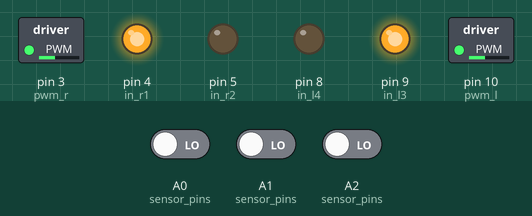
This program was run on a simulated Arduino Uno, built with avr-gcc and run on an emulated ATmega328P. Shown: switched loads named in the program (green lamp = pin HIGH), output pins drawn as LEDs (lit = HIGH). The test bench sets the inputs (shaded band); at power-on: A0 (sensor_pins) LOW, A1 (sensor_pins) LOW, A2 (sensor_pins) LOW.

Above: at 3.2 s.
3.3 s: A0 (sensor_pins) driven HIGH
At 3.6 s:
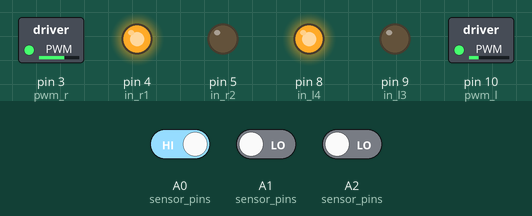
4.8 s: A1 (sensor_pins) driven HIGH
At 5.9 s:
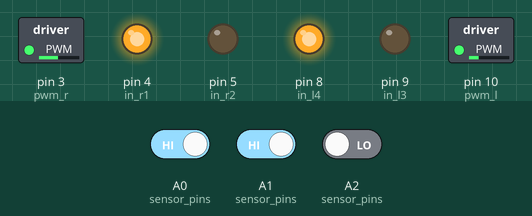
6.3 s: A2 (sensor_pins) driven HIGH
At 7.1 s:
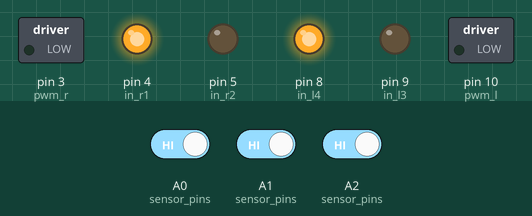
7.8 s: A0 (sensor_pins) driven LOW and A1 (sensor_pins) driven LOW
10.8 s: A1 (sensor_pins) driven HIGH
At 12.1 s:
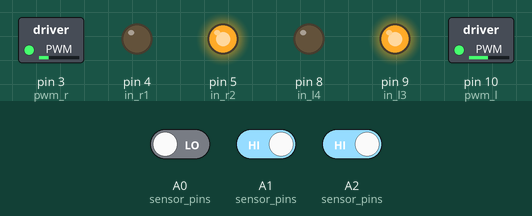
12.8 s: A0 (sensor_pins) driven HIGH
At 13.2 s:
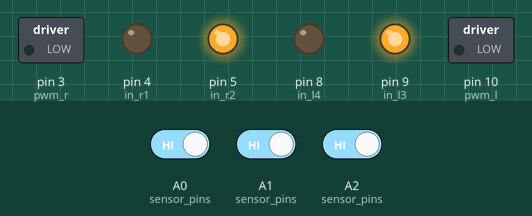
Timing chart, 0 to 15.3 s (numbered marks = the images above; inputs shaded):
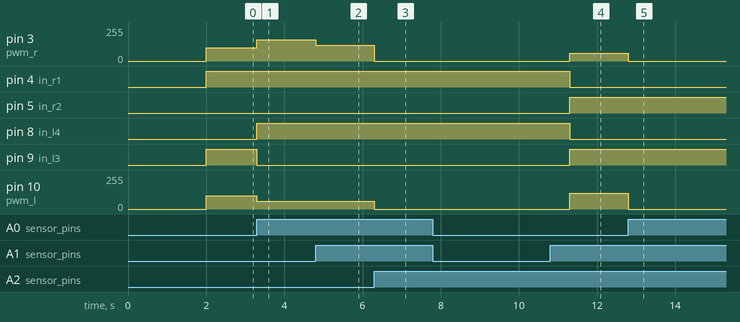

The program:

main.cpp
```cpp
#include <Arduino.h>
#include "defines.h"//for pins and sensors
#include "states.h" //describe where is the robot on the line
#include "Control.h"//using Pid to handle the error
#include "motorMove.h"

void setup() {
  #if debug
  Serial.begin(9600);
  #endif
  init_motor_pins();
  initSensors();
  initPID(40,0,0);//kp,kd,ki
  delay(2000);
}

void loop() {

  updateSensors();
  updateState();
  calculate_error();
  updatePID();
  movementHandler();

  #if debug
  //used for debuging
  printReadings();
  printPID_out();
  printSpeeds();
  #endif
}
```

Control.h
```cpp
#include <Arduino.h>
#include "states.h"

#ifndef _Control_H_
#define _Control_H_
//we will use PID controller to handle this sytem and minimize the driffting error
//in this system we use just 3 sensors thus the error will be simple and its region will be about
// 2~-2 best is 0

/*this feature canceled*/
///in case us wanna update those values from esp server remove static and access them in hte main loop

static float _KP;
static float _KD;
static float _KI;

static float prop;
static float derv;
static float Integ;
static int E;//error
static int prevE;//previous error

extern float controlOUT = 0;//used to control the motor

void initPID(float kP,float kD,float kI){
    _KP=kP;
    _KD=kD;
    _KI=kI;
}

void calculate_error(){
    switch(state){
        case Finished://stop PID calculations for 10 seconds
            E=0;
            break;
        case Centered:
            E = 0;
            break;
        case Right_Shifted:
            E = 1;
            break;
        case Right_Drift:
            E = 2;
            break;
        case Left_Shifted:
            E = -1;
            break;
        case Left_Drift:
            E = -2;
            break;
        case OutOfPath://try to find a path or stop the robot
            E = 100;//out of band
            break;
        default:
            break;
    }
}

void updatePID(){
//we considered the time as constant in PID parameters
  prop = E;
  Integ = Integ + E;
  derv = E-prevE;
  controlOUT = (_KP*prop) + (_KD*derv) + (_KI*Integ) ;
  prevE = E;
}


void printPID_out(void){
    Serial.print("Error: ");
    Serial.println(E);
    Serial.print("OUTPUT: ");
    Serial.println(controlOUT);
    Serial.print("State: ");
    Serial.println(state);
    Serial.println("");

    delay(500);
}
#endif
```

defines.h
```cpp
/*
used for changing pins in microcontroller and number of sensors used in the system.
*/
#ifndef _defines_H_
#define _defines_H_

#define debug 0 //write 1 to enable but becarful this slow down the robot it contain (serial print and delay)

//motor driver l298D has 3 pins for each motor
//2 for control direction , 1 for enable and used as pwm control

//right motor pins connected to arduino uno
#define pwm_r 3
#define in_r1 4
#define in_r2 5
//leftt motor pins connected to arduino uno
#define pwm_l 10
#define in_l3 9
#define in_l4 8


#define no_sensors 3 //numbers of sensors

//sensor pins just three sensors
#define sensorR A2
#define sensorF A1
#define sensorL A0

int sensor_pins[no_sensors] = {sensorF, sensorR, sensorL};

#endif
```

motorMove.h
```cpp
#include <Arduino.h>
#include "Control.h"
#ifndef _motorMove_H_
#define _motorMove_H_

static int maxSpeed = 160; //140; //255
static int minSpeed = 60;  //to avoid vibrations in the motor without moving

extern int speedR = 80;
extern int speedL = 80;

extern int speedT = 100; //total all wheels
extern int speedC = 20;  //speed for curve movment

int outR;
int outL;

void init_motor_pins()
{
  pinMode(pwm_r, OUTPUT);
  pinMode(in_r1, OUTPUT);
  pinMode(in_r2, OUTPUT);
  pinMode(pwm_l, OUTPUT);
  pinMode(in_l3, OUTPUT);
  pinMode(in_l4, OUTPUT);
}

void check_Boundries()
{
  if (outR >= maxSpeed) outR = maxSpeed;
  if (outR <= minSpeed) outR = minSpeed; // 0;
  if (outL >= maxSpeed) outL = maxSpeed;
  if (outL <= minSpeed) outL = minSpeed; // 0;
}

void directionR(int dir)
{
  //if positive or 0 move forward
  if (dir >= 0)
  {
    digitalWrite(in_r1, HIGH);
    digitalWrite(in_r2, LOW);
  }
  else
  {
    digitalWrite(in_r1, LOW);
    digitalWrite(in_r2, HIGH);
  }
}

void directionL(int dir)
{
  //if positive or 0 move forward
  if (dir >= 0)
  {
    digitalWrite(in_l3, HIGH);
    digitalWrite(in_l4, LOW);
  }
  else
  {
    digitalWrite(in_l3, LOW);
    digitalWrite(in_l4, HIGH);
  }
}

void movePID_dir()
{
  //get control signal from PID controller
  //change wheel direction while turning in curve
  directionR(controlOUT);
  directionL(-controlOUT);

  if (controlOUT || -controlOUT)
  {
    outR = speedR + controlOUT;
    outL = speedL - controlOUT;
  }
  else
  {
    outR = speedR;
    outL = speedL;
  }
  check_Boundries();
  analogWrite(pwm_r, outR);
  analogWrite(pwm_l, outL);
}

void movePID()
{
  //get control signal from PID controller
  directionR(controlOUT);
  directionL(controlOUT);

  if (controlOUT || -controlOUT)
  {
    outR = speedR + controlOUT;
    outL = speedL - controlOUT;
  }
  else
  {
    outR = speedR;
    outL = speedL;
  }

  check_Boundries();
  analogWrite(pwm_r, outR);
  analogWrite(pwm_l, outL);
}
void moveF()
{
  digitalWrite(in_r1, HIGH);
  digitalWrite(in_r2, LOW);

  digitalWrite(in_l3, HIGH);
  digitalWrite(in_l4, LOW);

  analogWrite(pwm_r, speedT);
  analogWrite(pwm_l, speedT);
}
void moveB()
{
  digitalWrite(in_r1, LOW);
  digitalWrite(in_r2, HIGH);

  digitalWrite(in_l3, LOW);
  digitalWrite(in_l4, HIGH);

  analogWrite(pwm_r, speedT);
  analogWrite(pwm_l, speedT);
}
void moveR()
{
  digitalWrite(in_r1, HIGH);
  digitalWrite(in_r2, LOW);

  digitalWrite(in_l3, HIGH);
  digitalWrite(in_l4, LOW);
  analogWrite(pwm_r, speedT + speedC);
  analogWrite(pwm_l, speedT - speedC);
}
void moveL()
{
  digitalWrite(in_r1, HIGH);
  digitalWrite(in_r2, LOW);

  digitalWrite(in_l3, HIGH);
  digitalWrite(in_l4, LOW);
  analogWrite(pwm_r, speedT - speedC);
  analogWrite(pwm_l, speedT + speedC);
}
void Robot_stop()
{
  analogWrite(pwm_r, 0);
  analogWrite(pwm_l, 0);
}

void movementHandler()
{

  switch (state) //state
  {
  case Finished: //stop PID calculations for 10 seconds
    Robot_stop();
    delay(5000); //10sec then start anew loop
    break;
  case OutOfPath: //try to find a path or stop the robot
    moveF();
    //moveR();
    break;
  default:
    //movePID(); //apply PID here
    movePID_dir(); //chanaging wheel directions
    break;
  }
}

void printSpeeds()
{
  Serial.print("SpeedR: ");
  Serial.println(outR);
  Serial.print("SpeedL: ");
  Serial.println(outL);
  Serial.println("");

  delay(500);
}

#endif
```

states.h
```cpp
#include <Arduino.h>
#include "defines.h"
#ifndef _states_H_
#define _states_H_


typedef enum
{
    Finished,
    Centered,
    Right_Shifted,
    Right_Drift, //drifted
    Left_Shifted,
    Left_Drift,
    OutOfPath, //no line detected
} OnLineStates;

extern OnLineStates state = Finished;


//best to be as an struct to handle all data related to sensor liske pin and value
//if you need to add a new sensor write its position name and edit in update sate function
typedef enum
{
    Front,
    Right1, //1>first sensor on the right of front sensor,2>second
    Left1,
} OnBoardSensor;

OnBoardSensor sensor;
int sensor_values[no_sensors];


void initSensors(void)
{
    for (int i = 0; i < no_sensors; i++)
        pinMode(sensor_pins[i], INPUT); //initialize all pins as INPUT
}

//in case of reading is 1 that means >> sensor receiver see (*black*) or long distance
//centered          R,L>>0 , F >> 1
//right_shifted
//left_shifted
void updateSensors(void)
{
    for (int i = Front; i < no_sensors; i++)
        sensor_values[i] = digitalRead(sensor_pins[i]);
}

void updateState()
{
    if (sensor_values[Front] && sensor_values[Right1] && sensor_values[Left1])//100
    {
        state = Finished;//stop for 10 seconds then start anew loop in the black path
    }
    else if (sensor_values[Front] && !sensor_values[Right1] && !sensor_values[Left1])//100
    {
        state = Centered;
    }
    else if (sensor_values[Front] && !sensor_values[Right1] && sensor_values[Left1])//101
    {
        state = Right_Shifted;
    }
    else if (!sensor_values[Front] && !sensor_values[Right1] && sensor_values[Left1])
    {
        state = Right_Drift;//huge
    }
    else if (sensor_values[Front] && sensor_values[Right1] && !sensor_values[Left1])
    {
        state = Left_Shifted;
    }
    else if (!sensor_values[Front] && sensor_values[Right1] && !sensor_values[Left1])
    {
        state = Left_Drift;
    }
    else
        state = OutOfPath;
}

void printReadings()
{
    Serial.print("S_F: ");
    Serial.println(sensor_values[Front]);
    Serial.print("S_R: ");
    Serial.println(sensor_values[Right1]);
    Serial.print("S_L: ");
    Serial.println(sensor_values[Left1]);
    Serial.println("");

    delay(500);
}

#endif
```

Measured:
- after the input at 3.3 s, pin 3 (pwm_r): 100/255 → 160/255 at once; pin 8 (in_l4): LOW → HIGH at once; pin 9 (in_l3): HIGH → LOW at once; pin 10 (pwm_l): 100/255 → 60/255 at once
- after the input at 4.8 s, pin 3 (pwm_r): 160/255 → 120/255 at once
- after the input at 6.3 s, pin 3 (pwm_r): 120/255 → 0/255 at once; pin 10 (pwm_l): 60/255 → 0/255 at once
- after the input at 7.8 s, every drawn part: stays the same
- after the input at 10.8 s, pin 3 (pwm_r): 0/255 → 60/255 after 0.50 s; pin 10 (pwm_l): 0/255 → 120/255 after 0.50 s
- after the input at 12.8 s, pin 3 (pwm_r): 60/255 → 0/255 at once; pin 10 (pwm_l): 120/255 → 0/255 at once
